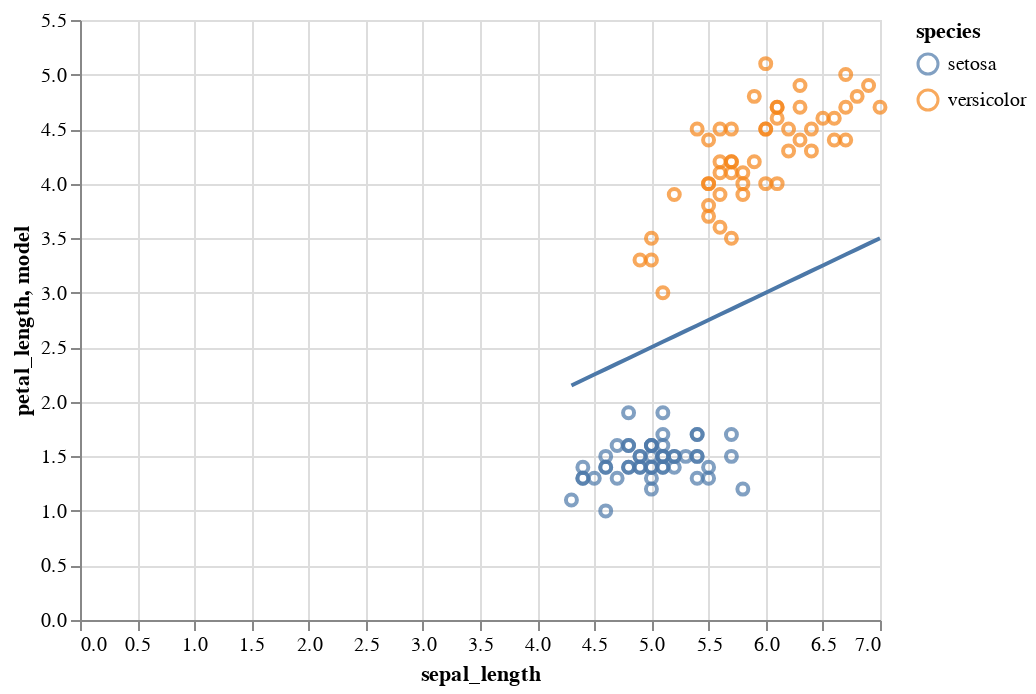

Notebook source saved alongside this figure:
### Markdown cell above
##### Exercise 3

Create a line that splits the speices using sepal_length and petal_length. 

Use the standard format we all learned in school: 

"y = mx + b"

"petal_length = m * sepal_length + b"

You should achieve this by creating a new column labeled "model". You will likely have to iterate through a number of options and continue to graph until you find a value that fits. It doesn't have to be optimized, but should split the data into 2 groups.

Create the "model" and display the same scatter chart above but add a line for the model.

### Code cell


### Figure 1 — Vega-Lite specification as saved in the notebook (floating-point values rounded to 4 significant figures)
{"config": {"view": {"continuousWidth": 400, "continuousHeight": 300}}, "layer": [{"mark": "point", "encoding": {"color": {"type": "nominal", "field": "species"}, "x": {"type": "quantitative", "field": "sepal_length"}, "y": {"type": "quantitative", "field": "petal_length"}}}, {"mark": "line", "encoding": {"x": {"type": "quantitative", "field": "sepal_length"}, "y": {"type": "quantitative", "field": "model"}}}], "data": {"name": "data-2883b0cd1d55b34edc8c4050a055c8cb"}, "$schema": "https://vega.github.io/schema/vega-lite/v4.8.1.json", "datasets": {"data-2883b0cd1d55b34edc8c4050a055c8cb": [{"species": "setosa", "sepal_length": 5.1, "petal_length": 1.4, "model": 2.55}, {"species": "setosa", "sepal_length": 4.9, "petal_length": 1.4, "model": 2.45}, {"species": "setosa", "sepal_length": 4.7, "petal_length": 1.3, "model": 2.35}, {"species": "setosa", "sepal_length": 4.6, "petal_length": 1.5, "model": 2.3}, {"species": "setosa", "sepal_length": 5.0, "petal_length": 1.4, "model": 2.5}, {"species": "setosa", "sepal_length": 5.4, "petal_length": 1.7, "model": 2.7}, {"species": "setosa", "sepal_length": 4.6, "petal_length": 1.4, "model": 2.3}, {"species": "setosa", "sepal_length": 5.0, "petal_length": 1.5, "model": 2.5}, {"species": "setosa", "sepal_length": 4.4, "petal_length": 1.4, "model": 2.2}, {"species": "setosa", "sepal_length": 4.9, "petal_length": 1.5, "model": 2.45}, {"species": "setosa", "sepal_length": 5.4, "petal_length": 1.5, "model": 2.7}, {"species": "setosa", "sepal_length": 4.8, "petal_length": 1.6, "model": 2.4}, {"species": "setosa", "sepal_length": 4.8, "petal_length": 1.4, "model": 2.4}, {"species": "setosa", "sepal_length": 4.3, "petal_length": 1.1, "model": 2.15}, {"species": "setosa", "sepal_length": 5.8, "petal_length": 1.2, "model": 2.9}, {"species": "setosa", "sepal_length": 5.7, "petal_length": 1.5, "model": 2.85}, {"species": "setosa", "sepal_length": 5.4, "petal_length": 1.3, "model": 2.7}, {"species": "setosa", "sepal_length": 5.1, "petal_length": 1.4, "model": 2.55}, {"species": "setosa", "sepal_length": 5.7, "petal_length": 1.7, "model": 2.85}, {"species": "setosa", "sepal_length": 5.1, "petal_length": 1.5, "model": 2.55}, {"species": "setosa", "sepal_length": 5.4, "petal_length": 1.7, "model": 2.7}, {"species": "setosa", "sepal_length": 5.1, "petal_length": 1.5, "model": 2.55}, {"species": "setosa", "sepal_length": 4.6, "petal_length": 1.0, "model": 2.3}, {"species": "setosa", "sepal_length": 5.1, "petal_length": 1.7, "model": 2.55}, {"species": "setosa", "sepal_length": 4.8, "petal_length": 1.9, "model": 2.4}, {"species": "setosa", "sepal_length": 5.0, "petal_length": 1.6, "model": 2.5}, {"species": "setosa", "sepal_length": 5.0, "petal_length": 1.6, "model": 2.5}, {"species": "setosa", "sepal_length": 5.2, "petal_length": 1.5, "model": 2.6}, {"species": "setosa", "sepal_length": 5.2, "petal_length": 1.4, "model": 2.6}, {"species": "setosa", "sepal_length": 4.7, "petal_length": 1.6, "model": 2.35}, {"species": "setosa", "sepal_length": 4.8, "petal_length": 1.6, "model": 2.4}, {"species": "setosa", "sepal_length": 5.4, "petal_length": 1.5, "model": 2.7}, {"species": "setosa", "sepal_length": 5.2, "petal_length": 1.5, "model": 2.6}, {"species": "setosa", "sepal_length": 5.5, "petal_length": 1.4, "model": 2.75}, {"species": "setosa", "sepal_length": 4.9, "petal_length": 1.5, "model": 2.45}, {"species": "setosa", "sepal_length": 5.0, "petal_length": 1.2, "model": 2.5}, {"species": "setosa", "sepal_length": 5.5, "petal_length": 1.3, "model": 2.75}, {"species": "setosa", "sepal_length": 4.9, "petal_length": 1.4, "model": 2.45}, {"species": "setosa", "sepal_length": 4.4, "petal_length": 1.3, "model": 2.2}, {"species": "setosa", "sepal_length": 5.1, "petal_length": 1.5, "model": 2.55}, {"species": "setosa", "sepal_length": 5.0, "petal_length": 1.3, "model": 2.5}, {"species": "setosa", "sepal_length": 4.5, "petal_length": 1.3, "model": 2.25}, {"species": "setosa", "sepal_length": 4.4, "petal_length": 1.3, "model": 2.2}, {"species": "setosa", "sepal_length": 5.0, "petal_length": 1.6, "model": 2.5}, {"species": "setosa", "sepal_length": 5.1, "petal_length": 1.9, "model": 2.55}, {"species": "setosa", "sepal_length": 4.8, "petal_length": 1.4, "model": 2.4}, {"species": "setosa", "sepal_length": 5.1, "petal_length": 1.6, "model": 2.55}, {"species": "setosa", "sepal_length": 4.6, "petal_length": 1.4, "model": 2.3}, {"species": "setosa", "sepal_length": 5.3, "petal_length": 1.5, "model": 2.65}, {"species": "setosa", "sepal_length": 5.0, "petal_length": 1.4, "model": 2.5}, {"species": "versicolor", "sepal_length": 7.0, "petal_length": 4.7, "model": 3.5}, {"species": "versicolor", "sepal_length": 6.4, "petal_length": 4.5, "model": 3.2}, {"species": "versicolor", "sepal_length": 6.9, "petal_length": 4.9, "model": 3.45}, {"species": "versicolor", "sepal_length": 5.5, "petal_length": 4.0, "model": 2.75}, {"species": "versicolor", "sepal_length": 6.5, "petal_length": 4.6, "model": 3.25}, {"species": "versicolor", "sepal_length": 5.7, "petal_length": 4.5, "model": 2.85}, {"species": "versicolor", "sepal_length": 6.3, "petal_length": 4.7, "model": 3.15}, {"species": "versicolor", "sepal_length": 4.9, "petal_length": 3.3, "model": 2.45}, {"species": "versicolor", "sepal_length": 6.6, "petal_length": 4.6, "model": 3.3}, {"species": "versicolor", "sepal_length": 5.2, "petal_length": 3.9, "model": 2.6}, {"species": "versicolor", "sepal_length": 5.0, "petal_length": 3.5, "model": 2.5}, {"species": "versicolor", "sepal_length": 5.9, "petal_length": 4.2, "model": 2.95}, {"species": "versicolor", "sepal_length": 6.0, "petal_length": 4.0, "model": 3.0}, {"species": "versicolor", "sepal_length": 6.1, "petal_length": 4.7, "model": 3.05}, {"species": "versicolor", "sepal_length": 5.6, "petal_length": 3.6, "model": 2.8}, {"species": "versicolor", "sepal_length": 6.7, "petal_length": 4.4, "model": 3.35}, {"species": "versicolor", "sepal_length": 5.6, "petal_length": 4.5, "model": 2.8}, {"species": "versicolor", "sepal_length": 5.8, "petal_length": 4.1, "model": 2.9}, {"species": "versicolor", "sepal_length": 6.2, "petal_length": 4.5, "model": 3.1}, {"species": "versicolor", "sepal_length": 5.6, "petal_length": 3.9, "model": 2.8}, {"species": "versicolor", "sepal_length": 5.9, "petal_length": 4.8, "model": 2.95}, {"species": "versicolor", "sepal_length": 6.1, "petal_length": 4.0, "model": 3.05}, {"species": "versicolor", "sepal_length": 6.3, "petal_length": 4.9, "model": 3.15}, {"species": "versicolor", "sepal_length": 6.1, "petal_length": 4.7, "model": 3.05}, {"species": "versicolor", "sepal_length": 6.4, "petal_length": 4.3, "model": 3.2}, {"species": "versicolor", "sepal_length": 6.6, "petal_length": 4.4, "model": 3.3}, {"species": "versicolor", "sepal_length": 6.8, "petal_length": 4.8, "model": 3.4}, {"species": "versicolor", "sepal_length": 6.7, "petal_length": 5.0, "model": 3.35}, {"species": "versicolor", "sepal_length": 6.0, "petal_length": 4.5, "model": 3.0}, {"species": "versicolor", "sepal_length": 5.7, "petal_length": 3.5, "model": 2.85}, {"species": "versicolor", "sepal_length": 5.5, "petal_length": 3.8, "model": 2.75}, {"species": "versicolor", "sepal_length": 5.5, "petal_length": 3.7, "model": 2.75}, {"species": "versicolor", "sepal_length": 5.8, "petal_length": 3.9, "model": 2.9}, {"species": "versicolor", "sepal_length": 6.0, "petal_length": 5.1, "model": 3.0}, {"species": "versicolor", "sepal_length": 5.4, "petal_length": 4.5, "model": 2.7}, {"species": "versicolor", "sepal_length": 6.0, "petal_length": 4.5, "model": 3.0}, {"species": "versicolor", "sepal_length": 6.7, "petal_length": 4.7, "model": 3.35}, {"species": "versicolor", "sepal_length": 6.3, "petal_length": 4.4, "model": 3.15}, {"species": "versicolor", "sepal_length": 5.6, "petal_length": 4.1, "model": 2.8}, {"species": "versicolor", "sepal_length": 5.5, "petal_length": 4.0, "model": 2.75}, {"species": "versicolor", "sepal_length": 5.5, "petal_length": 4.4, "model": 2.75}, {"species": "versicolor", "sepal_length": 6.1, "petal_length": 4.6, "model": 3.05}, {"species": "versicolor", "sepal_length": 5.8, "petal_length": 4.0, "model": 2.9}, {"species": "versicolor", "sepal_length": 5.0, "petal_length": 3.3, "model": 2.5}, {"species": "versicolor", "sepal_length": 5.6, "petal_length": 4.2, "model": 2.8}, {"species": "versicolor", "sepal_length": 5.7, "petal_length": 4.2, "model": 2.85}, {"species": "versicolor", "sepal_length": 5.7, "petal_length": 4.2, "model": 2.85}, {"species": "versicolor", "sepal_length": 6.2, "petal_length": 4.3, "model": 3.1}, {"species": "versicolor", "sepal_length": 5.1, "petal_length": 3.0, "model": 2.55}, {"species": "versicolor", "sepal_length": 5.7, "petal_length": 4.1, "model": 2.85}]}}
